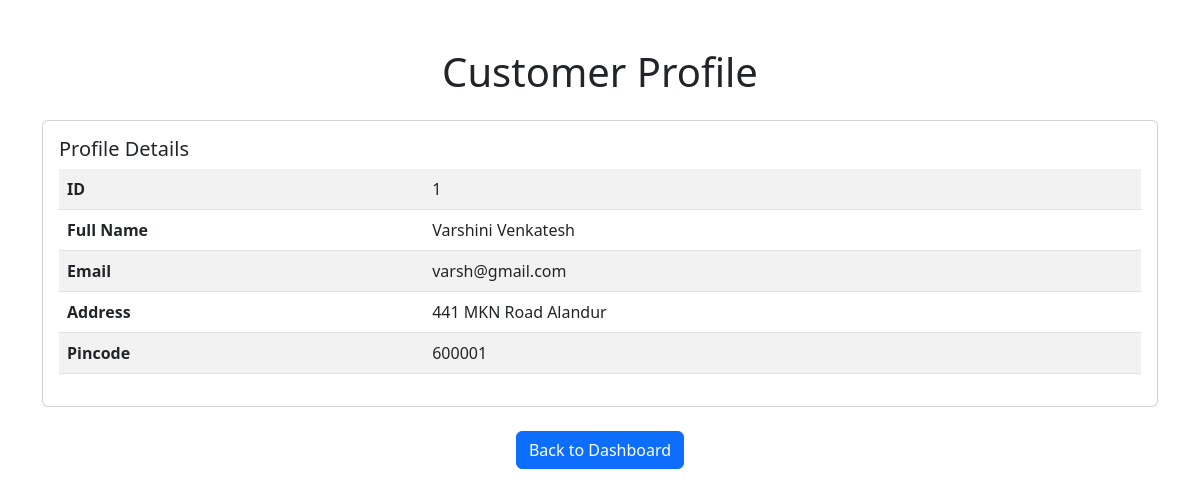
Screenshot of /admindashboard/viewcustomerprofile/1 with the database file from the repository.
### application/models.py (models this page shows)
class Customer(db.Model):
    __tablename__ = 'customers'
    id = db.Column(db.Integer, primary_key=True)
    email = db.Column(db.String(120), unique=True, nullable=False)
    password = db.Column(db.String(120), nullable=False)
    full_name = db.Column(db.String(100), nullable=False)
    address = db.Column(db.String(200), nullable=False)
    pincode = db.Column(db.String(10), nullable=False)

### app.py (the view)
@app.route('/admindashboard/viewcustomerprofile/<int:id>', methods=["GET"])
def viewcustomerprofile(id):
    customer = Customer.query.get(id)
    if customer:
        return render_template("viewcustomerprofile.html", customer=customer, customer_id=id)
    else:
        return "Customer Not Found", 404

### templates/viewcustomerprofile.html (shortened to what this page needs)
<!DOCTYPE html>
<html lang="en">
<head>
    <link href="https://cdn.jsdelivr.net/npm/bootstrap@5.3.0-alpha1/dist/css/bootstrap.min.css" rel="stylesheet">
</head>
<body>
    <div class="container mt-5">
        <h1 class="text-center">Customer Profile</h1>
        <div class="card mt-4">
            <div class="card-body">
                <h5 class="card-title">Profile Details</h5>
                <table class="table table-striped">
                    <tbody>
                        <tr>
                            <th scope="row">ID</th>
                            <td>{{ customer.id }}</td>
                        </tr>
                        <tr>
                            <th scope="row">Full Name</th>
                            <td>{{ customer.full_name }}</td>
                        </tr>
                        <tr>
                            <th scope="row">Email</th>
                            <td>{{ customer.email }}</td>
                        </tr>
                        <tr>
                            <th scope="row">Address</th>
                            <td>{{ customer.address }}</td>
                        </tr>
                        <tr>
                            <th scope="row">Pincode</th>
                            <td>{{ customer.pincode }}</td>
                        </tr>
                    </tbody>
                </table>
            </div>
        </div>
        <div class="mt-4 text-center">
            <a href="{{ url_for('admindashboard', id=customer_id) }}" class="btn btn-primary">Back to Dashboard</a>
        </div>
    </div>
</body>
</html>

### rows the page displays
Customer: id "1", full_name "Varshini Venkatesh", email "varsh@gmail.com", address "441 MKN Road Alandur", pincode "600001"
